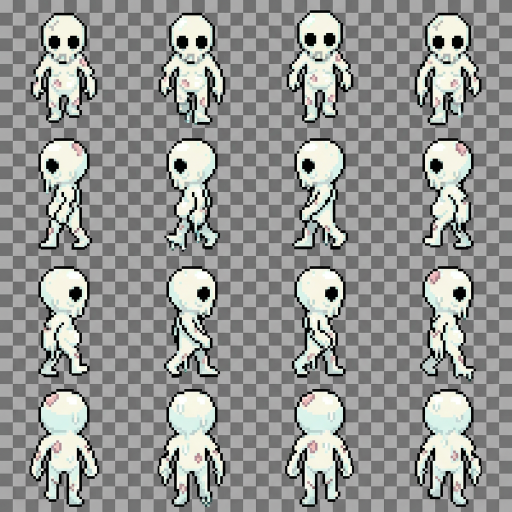
#> input picture Assets/怪物prefab/gate/Pixel_art_top_down_RPG_2D_game_2026-06-09T02-48-32.png, 1024 x 1024 px, given in place of Pixel_art_sprite_sheet_of_a_hu_2026-06-09T04-30-26.png, which was not available (shown at 1/2 size)
$ python gen_gate_walk_v2.py
#> lines starting #> are read from the running program, lines starting #| are printed output that depends on the picture; pictures that were not available may be replaced by others from this repository, and a replacement may not be noted
#| [尺寸] (1024, 1024)
"""
基于 AI 生成的 4 帧侧面行走像素画，构建门挑战怪物的 192x192 sprite sheet。

流程：
1) 读取 AI 原图 (1536x1024，纯灰背景，4 帧侧面行走白色人造体)
2) 去除灰色背景 → 透明
3) 自动定位 4 个角色的连通域 bbox
4) 每个 frame 裁剪并居中到 48x48 像素方格
5) 拼成 192x192 的 4x4 sprite sheet：每一行都重复同样的 4 帧
   （现有 anim 的 walk_right / idle 都引用同一行，统一即可）
6) 直接覆盖写入 Assets/怪物prefab/gate/351_爱给网_aigei_com.png
   GUID 不变，prefab/anim 无需改动
"""

import os
from pathlib import Path
from PIL import Image
from collections import deque

ROOT = Path(__file__).parent.parent
SRC  = ROOT / "_tools" / "preview" / "Pixel_art_sprite_sheet_of_a_hu_2026-06-09T04-30-26.png"
DST  = ROOT / "Assets" / "怪物prefab" / "gate" / "351_爱给网_aigei_com.png"
PREVIEW_DIR = ROOT / "_tools" / "preview"

CELL = 48
SHEET_W = CELL * 4   # 192
SHEET_H = CELL * 4   # 192


# ───────── 背景去除 ─────────
def is_gray_bg(rgb):
    """AI 用纯灰背景：中性灰 ~ #808080，允许偏差。
    角色身体是白色 (R,G,B > 230)，描边接近黑 (<60)。
    中灰 (R≈G≈B≈120~150) 判为背景。"""
    r, g, b = rgb[:3]
    if abs(r - g) > 15 or abs(g - b) > 15 or abs(r - b) > 15:
        return False
    return 95 <= r <= 165


def remove_bg(img: Image.Image) -> Image.Image:
    img = img.convert("RGBA")
    w, h = img.size
#> w = 1024; h = 1024
    px = img.load()

    visited = [[False] * h for _ in range(w)]
    q = deque()

    for x in range(w):
        for y in (0, h - 1):
            if is_gray_bg(px[x, y]):
                q.append((x, y)); visited[x][y] = True
    for y in range(h):
        for x in (0, w - 1):
            if is_gray_bg(px[x, y]) and not visited[x][y]:
                q.append((x, y)); visited[x][y] = True

    while q:
        x, y = q.popleft()
        px[x, y] = (0, 0, 0, 0)
        for dx, dy in ((1, 0), (-1, 0), (0, 1), (0, -1)):
            nx, ny = x + dx, y + dy
            if 0 <= nx < w and 0 <= ny < h and not visited[nx][ny]:
                if is_gray_bg(px[nx, ny]):
                    visited[nx][ny] = True
                    q.append((nx, ny))
    return img


# ───────── 连通域 bbox ─────────
def find_bboxes(img: Image.Image, min_pixels=2000):
    """返回 [(x0,y0,x1,y1,area), ...]，按 x0 升序。"""
    w, h = img.size
    px = img.load()
    visited = [[False] * h for _ in range(w)]
    bboxes = []
    for sy in range(h):
        for sx in range(w):
            if visited[sx][sy]:
                continue
            if px[sx, sy][3] < 30:
                visited[sx][sy] = True
                continue
            q = deque([(sx, sy)])
            visited[sx][sy] = True
            xs, ys = [], []
            while q:
                x, y = q.popleft()
                xs.append(x); ys.append(y)
                for dx, dy in ((1,0),(-1,0),(0,1),(0,-1),(1,1),(-1,-1),(1,-1),(-1,1)):
                    nx, ny = x+dx, y+dy
                    if 0 <= nx < w and 0 <= ny < h and not visited[nx][ny]:
                        if px[nx, ny][3] >= 30:
                            visited[nx][ny] = True
                            q.append((nx, ny))
            if len(xs) >= min_pixels:
                bboxes.append((min(xs), min(ys), max(xs), max(ys), len(xs)))
    bboxes.sort(key=lambda b: b[0])
    return bboxes


# ───────── 主流程 ─────────
def main():
    print(f"[源图] {SRC}")
    img = Image.open(SRC).convert("RGBA")
    print(f"[尺寸] {img.size}")

    print("[1/5] 去除灰色背景 (flood-fill)...")
    img = remove_bg(img)
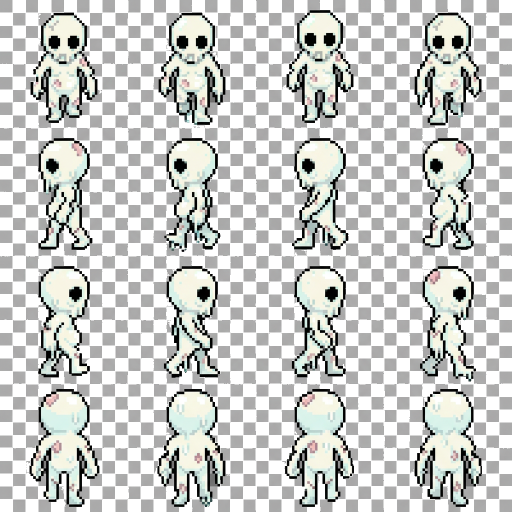
#> img: PIL image 1024x1024 RGBA (shown at 1/2 size); mean R, G, B, A 103.7, 105, 102.6, 156.5; transparent parts drawn white
    img.save(PREVIEW_DIR / "gate_v2_nobg.png")

    print("[2/5] 定位 4 个角色 bbox...")
    boxes = find_bboxes(img, min_pixels=3000)
    print(f"  找到 {len(boxes)} 个连通域")
#|   找到 16 个连通域
    for i, b in enumerate(boxes):
        print(f"  bbox[{i}]: x={b[0]}..{b[2]} y={b[1]}..{b[3]} area={b[4]}")
#> this loop made 16 passes
#> b on passes 1 to 12: (51, 0, 203, 255, 23877), (51, 256, 204, 536, 22965), (52, 512, 204, 767, 22739), (52, 768, 204, 1023, 26295), (282, 512, 460, 767, 23212), (307, 0, 459, 254, 23816), (307, 256, 460, 511, 22859), (307, 768, 459, 1023, 25915), (538, 512, 715, 767, 22504), (563, 256, 716, 511, 23828), (564, 0, 716, 255, 24578), (569, 768, 716, 1023, 24588)
#|   bbox[0]: x=51..203 y=0..255 area=23877
#|   bbox[1]: x=51..204 y=256..536 area=22965
#|   bbox[2]: x=52..204 y=512..767 area=22739
#|   bbox[3]: x=52..204 y=768..1023 area=26295
#|   bbox[4]: x=282..460 y=512..767 area=23212
#|   bbox[5]: x=307..459 y=0..254 area=23816
#|   bbox[6]: x=307..460 y=256..511 area=22859
#|   bbox[7]: x=307..459 y=768..1023 area=25915
#> (further printed lines are left out)

    # 合并：可能描边脚踝处被棋盘分割；按 x 把过近的合并
    merged = []
    for b in boxes:
        if merged and b[0] - merged[-1][2] < 20:
            mb = merged[-1]
            merged[-1] = (
                min(mb[0], b[0]), min(mb[1], b[1]),
                max(mb[2], b[2]), max(mb[3], b[3]),
                mb[4] + b[4],
            )
        else:
            merged.append(b)
    print(f"  合并后 {len(merged)} 个")
#|   合并后 4 个
    if len(merged) < 4:
        raise SystemExit("[错误] 检测到角色少于 4 个")

    # 取面积最大的 4 个，再按 x 排序
    merged.sort(key=lambda b: -b[4])
    frames = merged[:4]
    frames.sort(key=lambda b: b[0])

    print("[3/5] 裁剪 + 居中归一化到 48x48...")
    cells = []
    for i, b in enumerate(frames):
        x0, y0, x1, y1, _ = b
        crop = img.crop((x0, y0, x1 + 1, y1 + 1))
        # 紧致包围盒
        bb = crop.getbbox()
        if bb:
            crop = crop.crop(bb)
        w, h = crop.size
        # 加 8px 边距后放进方形画布
        side = max(w, h) + 8
        sq = Image.new("RGBA", (side, side), (0, 0, 0, 0))
        sq.paste(crop, ((side - w) // 2, (side - h) // 2), crop)
        # 缩到 48x48（NEAREST 保留像素感）
        cell = sq.resize((CELL, CELL), Image.NEAREST)
        cells.append(cell)
        print(f"  frame {i}: 原 {w}x{h} → 48x48")
#> this loop made 4 passes
#> b on passes 1 to 4: (51, 0, 204, 1023, 95876), (282, 0, 460, 1023, 95802), (538, 0, 716, 1023, 95498), (819, 0, 972, 1023, 97472)
#|   frame 0: 原 154x1024 → 48x48
#|   frame 1: 原 179x1024 → 48x48
#|   frame 2: 原 179x1024 → 48x48
#|   frame 3: 原 154x1024 → 48x48
#> pass 2, in main, `crop = img.crop((x0, y0, x1 + 1, y1 + 1))`:
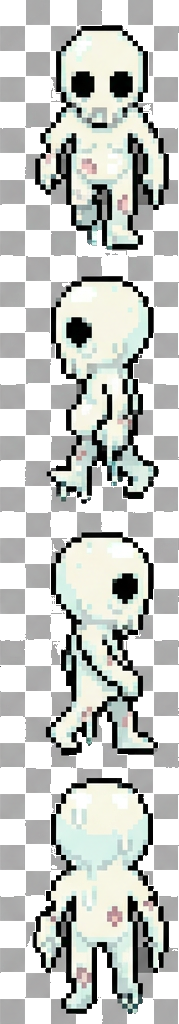
#> crop: PIL image 179x1024 RGBA; mean R, G, B, A 114.1, 116.3, 112.8, 173.7; transparent parts drawn white
#> after the loop:
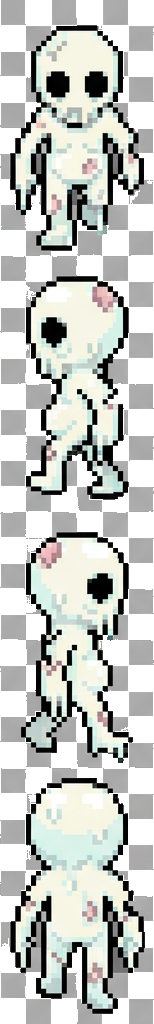
#> crop: PIL image 154x1024 RGBA; mean R, G, B, A 120.6, 122.8, 118.8, 182.1; transparent parts drawn white
#> after the loop:
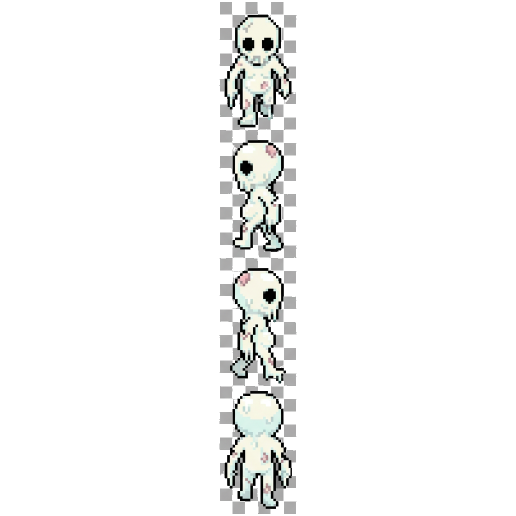
#> sq: PIL image 1032x1032 RGBA (shown at 1/2 size); mean R, G, B, A 17.9, 18.2, 17.6, 27; transparent parts drawn white

    print("[4/5] 组装 192x192 sprite sheet (4 行重复)...")
    sheet = Image.new("RGBA", (SHEET_W, SHEET_H), (0, 0, 0, 0))
#> sheet: PIL image 192x192 RGBA; every value is 0
    for row in range(4):
        for col in range(4):
            sheet.paste(cells[col], (col * CELL, row * CELL), cells[col])
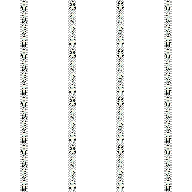
#> sheet: PIL image 192x192 RGBA; mean R, G, B, A 19.6, 19.9, 19.3, 29.7; transparent parts drawn white

    # 备份旧文件
    if DST.exists():
        bak = DST.with_suffix(".png.bak")
        if not bak.exists():
            try:
                bak.write_bytes(DST.read_bytes())
                print(f"  备份旧文件 → {bak.name}")
            except Exception as e:
                print(f"  备份失败（忽略）: {e}")

    sheet.save(DST, "PNG")
    print(f"[5/5] 写入 {DST}  ({SHEET_W}x{SHEET_H})")

    # 预览
    big = sheet.resize((SHEET_W * 6, SHEET_H * 6), Image.NEAREST)
    bg = Image.new("RGBA", big.size, (40, 40, 50, 255))
    bg.paste(big, (0, 0), big)
    (PREVIEW_DIR / "gate_v2_sheet_big.png").parent.mkdir(exist_ok=True)
    bg.save(PREVIEW_DIR / "gate_v2_sheet_big.png")

    # GIF（走路 4 帧循环）
    gif_frames = []
    for c in cells:
        canvas = Image.new("RGBA", (CELL * 6, CELL * 6), (40, 40, 50, 255))
        scaled = c.resize((CELL * 6, CELL * 6), Image.NEAREST)
        canvas.paste(scaled, (0, 0), scaled)
        gif_frames.append(canvas.convert("P", palette=Image.ADAPTIVE))
#> this loop made 4 passes
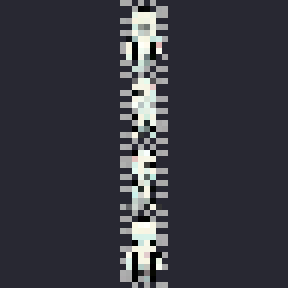
#> canvas: PIL image 288x288 RGBA; mean R, G, B, A 55.1, 55.5, 63.7, 255
    gif_frames[0].save(
        PREVIEW_DIR / "gate_v2_walk.gif",
        save_all=True, append_images=gif_frames[1:],
        duration=120, loop=0, disposal=2,
    )
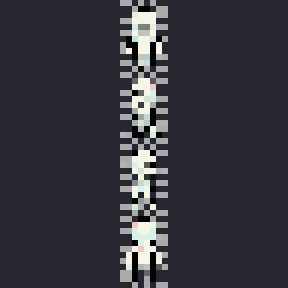
#> saved as gate_v2_walk.gif: PIL image 288x288 P; mean R, G, B 53.4, 53.7, 61.9
    print(f"[预览] {PREVIEW_DIR / 'gate_v2_sheet_big.png'}")
    print(f"[预览] {PREVIEW_DIR / 'gate_v2_walk.gif'}")
    print("\n[完成] sprite sheet 已替换，prefab 和 anim 引用的 GUID 未变，无需重新关联。")


if __name__ == "__main__":
    main()
